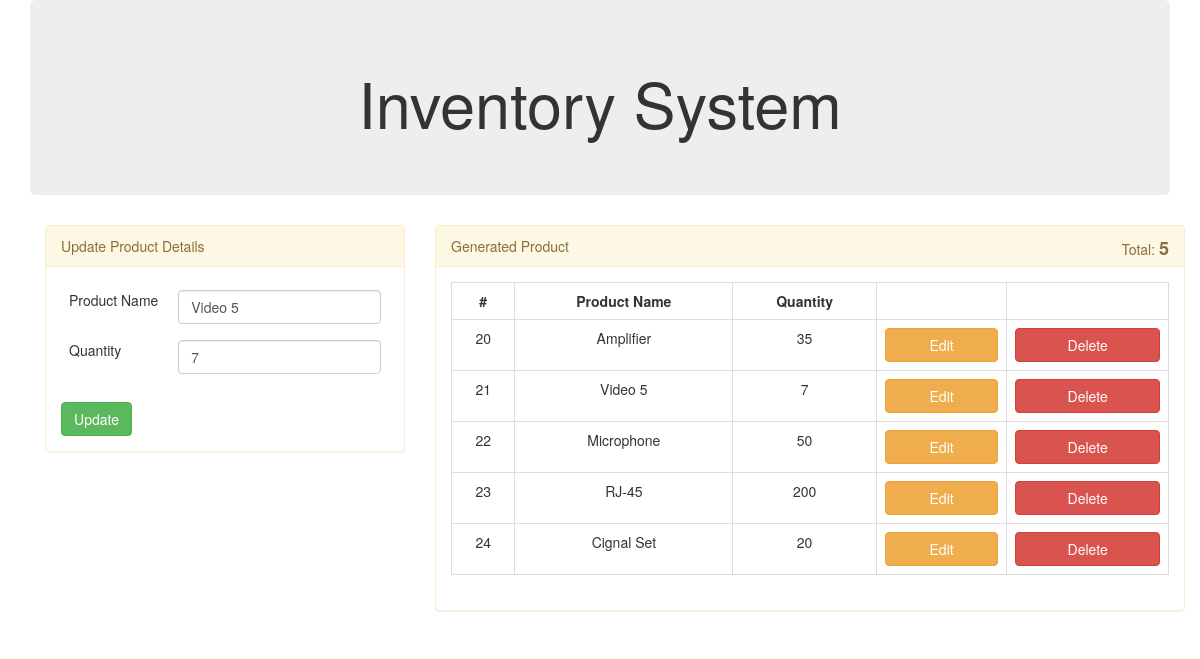
/index.php?update=1&id=21, run on the app's committed database.
### tables this page shows
CREATE TABLE `products` (
  `id` int(11) NOT NULL,
  `p_name` varchar(100) NOT NULL,
  `p_qty` varchar(100) NOT NULL
);

### db.php (called while the page is built, shortened)
<?php
class Database
{
	public function __construct()
	{
		$this->con = mysqli_connect("localhost","root","","inventory_system");
	}
}
?>

### action.php (called while the page is built, shortened)
<?php
require "db.php";
class DataOperation extends Database
{
	public function fetch_products($table)
	{
		$sql = "SELECT * FROM ".$table;
		$array = array();
		$query = mysqli_query($this->con, $sql);
		while($row = mysqli_fetch_assoc($query))
		{
			$array[] = $row;
		}
		return $array;
	}
	public function select_products($table, $where)
	{
		$sql = "";
		$condition = "";
		foreach ($where as $key => $value) {
			$condition .= $key."='".$value. "' AND ";
		}
		$condition = substr($condition, 0, -5);
		$sql .= "SELECT * FROM ".$table." WHERE ".$condition;
		$query = mysqli_query($this->con,$sql);
		$row = mysqli_fetch_array($query);
		return $row;
	}
	public function count_products($table)
	{
		$sql = "";
		$sql .= "SELECT count(*) FROM ".$table;
		$query = mysqli_query($this->con,$sql);
		$count = mysqli_fetch_row($query);
		return $count;
	}
}
$obj = new DataOperation;
?>

### index.php (the view, shortened to what this page needs)
<?php
require "action.php";
?>
<!DOCTYPE html>
<html lang="en">
<head>
  <link rel="stylesheet" href="css/bootstrap.css">
</head>
<body>
	<div class="container">
		<div class="jumbotron">
			<h1 align="center">Inventory System</h1>
		</div
	</div>
	<div class="container">
		<div class="row">
			<div class="col-md-4">
						<?php
							if(isset($_GET['update']))
							{
								$id = $_GET['id'] ?? null;
								$where = array("id"=>$id);
								$row = $obj->select_products("products", $where);
						?>
				<div class="panel panel-warning">
					<div class="panel-heading">Update Product Details</div>
					<div class="panel-body">
						<form method="post" action="action.php">
							<table class="table table-hover table-borderless">
								<tr>
									<td>Product Name</td>
									<td>
										<input type="text" class="form-control" name="product_name" placeholder="Enter Medicine Name" value="<?php echo $row['p_name'] ?>">
									</td>
								</tr>
								<tr>
									<td>Quantity</td>
									<td><input type="text" class="form-control" name="product_qty" placeholder="Enter Quantity" value="<?php echo $row['p_qty'] ?>"></td>
								</tr>
							</table>
							<input type="submit" class="btn btn-success" name="product_edit" value="Update">
						</form>
					</div>
					</div>
				</div>
							<?php
							}
						?>
			<div class="col-md-8">
				<div class="panel panel-warning">
					<div class="panel-heading">Generated Product
					<?php
					$count = $obj->count_products("products");
					echo "<span style='float: right;'>Total: <span style='font-weight: 700; font-size: 18px;'>".$count[0]."</span></span>";
					?>
					</div>
					<div class="panel-body">
						<table class="table table-bordered">
							<tr style="font-weight: 700;">
								<td align="center">#</td>
								<td align="center">Product Name</td>
								<td align="center">Quantity</td>
								<td align="center">&nbsp;</td>
								<td align="center">&nbsp;</td>
							</tr>
								<?php
								$products = $obj->fetch_products("products");
								foreach ($products as $row)
								{
								?>
									<tr>
										<td align="center"><?php echo $row['id'];?></td>
										<td align="center"><?php echo $row['p_name'];?></td>
										<td align="center"><?php echo $row['p_qty'];?></td>
										<td colspan="1" align="center"><a href="index.php?update=1&id=
										<?php
										echo $row['id'];
										?>
										" class="btn btn-block btn-warning">Edit</a></td>
										<td colspan="1" align="center"><a href="action.php?delete=1&id=
										<?php
										echo $row['id'];
										?>
										" class="btn btn-block btn-danger">Delete</a></td>
									</tr>
								<?php
								}
								?>
						</table>
					</div>
				</div>
			</div>
		</div>
	</div>
</body>
</html>

### index.php (style rules this page uses)
.table-borderless > tbody > tr > td, .table-borderless > tbody > tr > th, .table-borderless > tfoot > tr > td, .table-borderless > tfoot > tr > th, .table-borderless > thead > tr > td, .table-borderless > thead > tr > th { border: none; }

### data on the page
products: product_name "Video 5", product_qty "7", id "21", p_name "Video 5", p_qty "7"
products: id "20", p_name "Amplifier", p_qty "35"
products: id "22", p_name "Microphone", p_qty "50"
products: id "23", p_name "RJ-45", p_qty "200"
products: id "24", p_name "Cignal Set", p_qty "20"

### other printed values
$count[0] "5"
